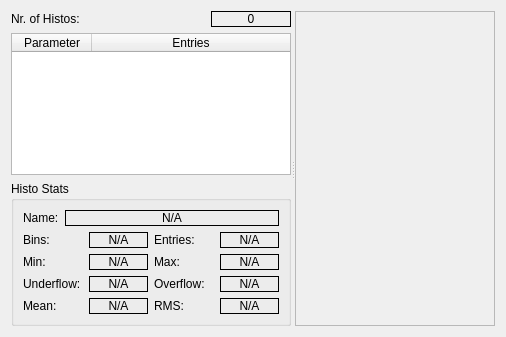
<?xml version="1.0" encoding="UTF-8"?>
<ui version="4.0">
 <class>histogramDataForm</class>
 <widget class="QWidget" name="histogramDataForm">
  <property name="geometry">
   <rect>
    <x>0</x>
    <y>0</y>
    <width>506</width>
    <height>337</height>
   </rect>
  </property>
  <property name="windowTitle">
   <string>Form</string>
  </property>
  <layout class="QGridLayout" name="gridLayout_3">
   <item row="0" column="0">
    <widget class="QSplitter" name="splitter">
     <property name="orientation">
      <enum>Qt::Horizontal</enum>
     </property>
     <widget class="QWidget" name="">
      <layout class="QVBoxLayout" name="verticalLayout">
       <item>
        <layout class="QHBoxLayout" name="horizontalLayout">
         <item>
          <widget class="QLabel" name="label">
           <property name="text">
            <string>Nr. of Histos:</string>
           </property>
          </widget>
         </item>
         <item>
          <widget class="QLabel" name="nrHistosLabel">
           <property name="maximumSize">
            <size>
             <width>80</width>
             <height>16777215</height>
            </size>
           </property>
           <property name="frameShape">
            <enum>QFrame::Box</enum>
           </property>
           <property name="text">
            <string>0</string>
           </property>
           <property name="alignment">
            <set>Qt::AlignCenter</set>
           </property>
          </widget>
         </item>
        </layout>
       </item>
       <item>
        <widget class="QTableWidget" name="tableWidget">
         <property name="sizePolicy">
          <sizepolicy hsizetype="Preferred" vsizetype="Expanding">
           <horstretch>0</horstretch>
           <verstretch>0</verstretch>
          </sizepolicy>
         </property>
         <property name="maximumSize">
          <size>
           <width>16777215</width>
           <height>16777215</height>
          </size>
         </property>
         <property name="editTriggers">
          <set>QAbstractItemView::NoEditTriggers</set>
         </property>
         <property name="alternatingRowColors">
          <bool>true</bool>
         </property>
         <property name="selectionMode">
          <enum>QAbstractItemView::SingleSelection</enum>
         </property>
         <property name="selectionBehavior">
          <enum>QAbstractItemView::SelectRows</enum>
         </property>
         <attribute name="horizontalHeaderDefaultSectionSize">
          <number>80</number>
         </attribute>
         <attribute name="horizontalHeaderMinimumSectionSize">
          <number>70</number>
         </attribute>
         <attribute name="horizontalHeaderStretchLastSection">
          <bool>true</bool>
         </attribute>
         <column>
          <property name="text">
           <string>Parameter</string>
          </property>
         </column>
         <column>
          <property name="text">
           <string>Entries</string>
          </property>
         </column>
        </widget>
       </item>
       <item>
        <widget class="QGroupBox" name="statsGroupBox">
         <property name="title">
          <string>Histo Stats</string>
         </property>
         <layout class="QGridLayout" name="gridLayout_2">
          <item row="0" column="0" colspan="2">
           <layout class="QHBoxLayout" name="horizontalLayout_10">
            <item>
             <widget class="QLabel" name="label_8">
              <property name="text">
               <string>Name:</string>
              </property>
             </widget>
            </item>
            <item>
             <widget class="QLabel" name="histoNameLabel">
              <property name="sizePolicy">
               <sizepolicy hsizetype="Expanding" vsizetype="Preferred">
                <horstretch>0</horstretch>
                <verstretch>0</verstretch>
               </sizepolicy>
              </property>
              <property name="frameShape">
               <enum>QFrame::Box</enum>
              </property>
              <property name="text">
               <string>N/A</string>
              </property>
              <property name="alignment">
               <set>Qt::AlignCenter</set>
              </property>
             </widget>
            </item>
           </layout>
          </item>
          <item row="1" column="0">
           <layout class="QHBoxLayout" name="horizontalLayout_7">
            <item>
             <widget class="QLabel" name="label_7">
              <property name="text">
               <string>Bins:</string>
              </property>
             </widget>
            </item>
            <item>
             <widget class="QLabel" name="nrBinsLabel">
              <property name="frameShape">
               <enum>QFrame::Box</enum>
              </property>
              <property name="text">
               <string>N/A</string>
              </property>
              <property name="alignment">
               <set>Qt::AlignCenter</set>
              </property>
             </widget>
            </item>
           </layout>
          </item>
          <item row="1" column="1">
           <layout class="QHBoxLayout" name="horizontalLayout_2">
            <item>
             <widget class="QLabel" name="label_2">
              <property name="text">
               <string>Entries:</string>
              </property>
             </widget>
            </item>
            <item>
             <widget class="QLabel" name="nrEntriesLabel">
              <property name="frameShape">
               <enum>QFrame::Box</enum>
              </property>
              <property name="text">
               <string>N/A</string>
              </property>
              <property name="alignment">
               <set>Qt::AlignCenter</set>
              </property>
             </widget>
            </item>
           </layout>
          </item>
          <item row="2" column="0">
           <layout class="QHBoxLayout" name="horizontalLayout_13">
            <item>
             <widget class="QLabel" name="label_9">
              <property name="text">
               <string>Min:</string>
              </property>
             </widget>
            </item>
            <item>
             <widget class="QLabel" name="minLabel">
              <property name="frameShape">
               <enum>QFrame::Box</enum>
              </property>
              <property name="text">
               <string>N/A</string>
              </property>
              <property name="alignment">
               <set>Qt::AlignCenter</set>
              </property>
             </widget>
            </item>
           </layout>
          </item>
          <item row="2" column="1">
           <layout class="QHBoxLayout" name="horizontalLayout_14">
            <item>
             <widget class="QLabel" name="label_10">
              <property name="text">
               <string>Max:</string>
              </property>
             </widget>
            </item>
            <item>
             <widget class="QLabel" name="maxLabel">
              <property name="frameShape">
               <enum>QFrame::Box</enum>
              </property>
              <property name="text">
               <string>N/A</string>
              </property>
              <property name="alignment">
               <set>Qt::AlignCenter</set>
              </property>
             </widget>
            </item>
           </layout>
          </item>
          <item row="3" column="0">
           <layout class="QHBoxLayout" name="horizontalLayout_3">
            <item>
             <widget class="QLabel" name="label_3">
              <property name="text">
               <string>Underflow:</string>
              </property>
             </widget>
            </item>
            <item>
             <widget class="QLabel" name="underflowLabel">
              <property name="frameShape">
               <enum>QFrame::Box</enum>
              </property>
              <property name="text">
               <string>N/A</string>
              </property>
              <property name="alignment">
               <set>Qt::AlignCenter</set>
              </property>
             </widget>
            </item>
           </layout>
          </item>
          <item row="3" column="1">
           <layout class="QHBoxLayout" name="horizontalLayout_4">
            <item>
             <widget class="QLabel" name="label_4">
              <property name="text">
               <string>Overflow:</string>
              </property>
             </widget>
            </item>
            <item>
             <widget class="QLabel" name="overflowLabel">
              <property name="frameShape">
               <enum>QFrame::Box</enum>
              </property>
              <property name="text">
               <string>N/A</string>
              </property>
              <property name="alignment">
               <set>Qt::AlignCenter</set>
              </property>
             </widget>
            </item>
           </layout>
          </item>
          <item row="4" column="0">
           <layout class="QHBoxLayout" name="horizontalLayout_5">
            <item>
             <widget class="QLabel" name="label_5">
              <property name="text">
               <string>Mean:</string>
              </property>
             </widget>
            </item>
            <item>
             <widget class="QLabel" name="meanLabel">
              <property name="frameShape">
               <enum>QFrame::Box</enum>
              </property>
              <property name="text">
               <string>N/A</string>
              </property>
              <property name="alignment">
               <set>Qt::AlignCenter</set>
              </property>
             </widget>
            </item>
           </layout>
          </item>
          <item row="4" column="1">
           <layout class="QHBoxLayout" name="horizontalLayout_6">
            <item>
             <widget class="QLabel" name="label_6">
              <property name="text">
               <string>RMS:</string>
              </property>
             </widget>
            </item>
            <item>
             <widget class="QLabel" name="rmsLabel">
              <property name="frameShape">
               <enum>QFrame::Box</enum>
              </property>
              <property name="text">
               <string>N/A</string>
              </property>
              <property name="alignment">
               <set>Qt::AlignCenter</set>
              </property>
             </widget>
            </item>
           </layout>
          </item>
         </layout>
        </widget>
       </item>
      </layout>
     </widget>
     <widget class="QFrame" name="frame">
      <property name="sizePolicy">
       <sizepolicy hsizetype="Expanding" vsizetype="Expanding">
        <horstretch>0</horstretch>
        <verstretch>0</verstretch>
       </sizepolicy>
      </property>
      <property name="minimumSize">
       <size>
        <width>200</width>
        <height>0</height>
       </size>
      </property>
      <property name="frameShape">
       <enum>QFrame::StyledPanel</enum>
      </property>
      <property name="frameShadow">
       <enum>QFrame::Raised</enum>
      </property>
      <layout class="QGridLayout" name="gridLayout">
       <item row="0" column="0">
        <widget class="CustomHistogram" name="histoWidget" native="true">
         <property name="sizePolicy">
          <sizepolicy hsizetype="Expanding" vsizetype="Preferred">
           <horstretch>0</horstretch>
           <verstretch>0</verstretch>
          </sizepolicy>
         </property>
        </widget>
       </item>
      </layout>
     </widget>
    </widget>
   </item>
  </layout>
 </widget>
 <customwidgets>
  <customwidget>
   <class>CustomHistogram</class>
   <extends>QWidget</extends>
   <header>custom_histogram_widget.h</header>
   <container>1</container>
  </customwidget>
 </customwidgets>
 <resources/>
 <connections/>
</ui>
